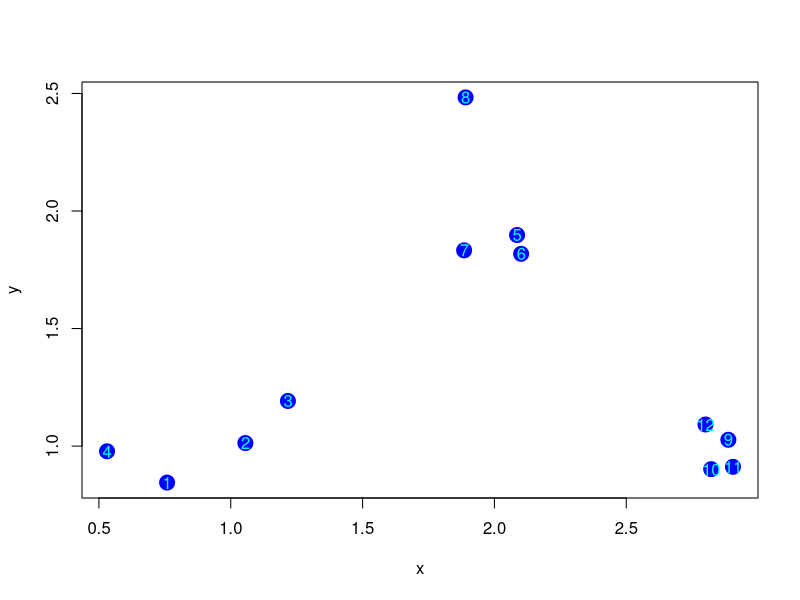
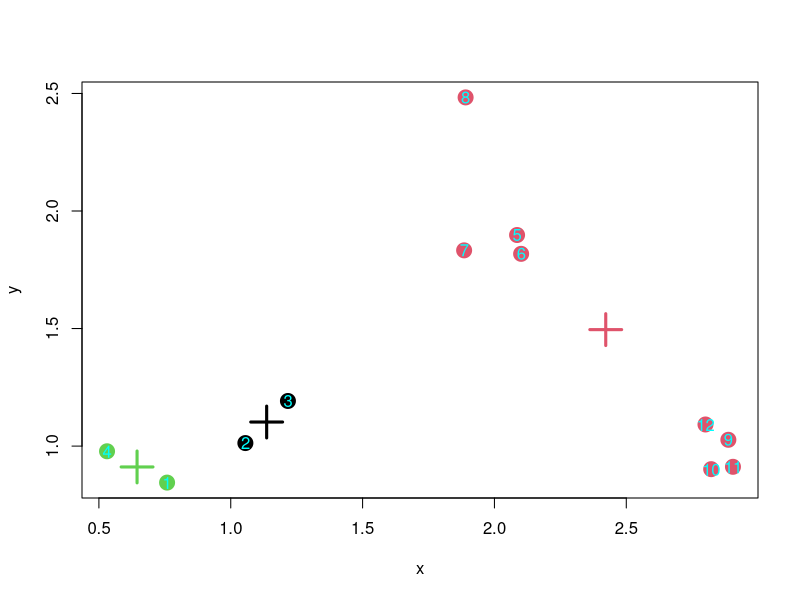
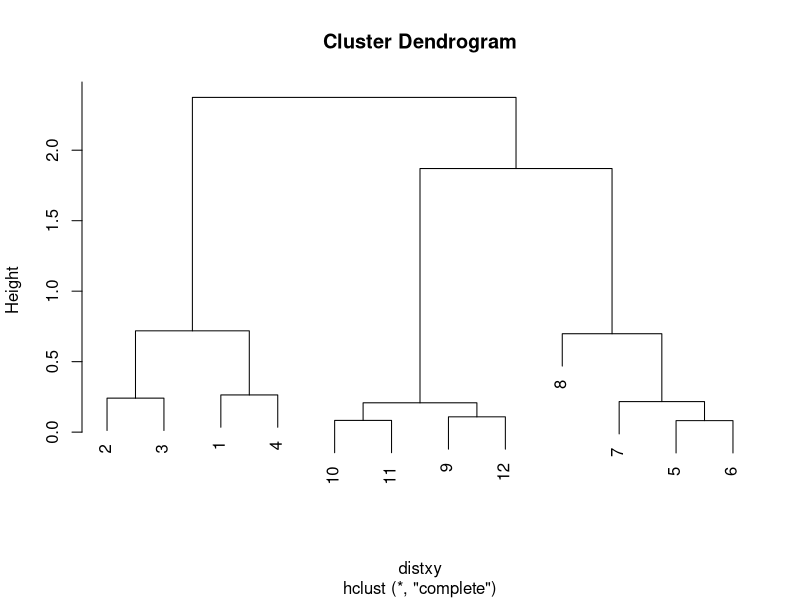

Write the R code that produced these figures, in order.
set.seed(1234)

# Data Generation
x<-rnorm(12,mean=rep(1:3,each=4),sd=0.2)
y<-rnorm(12,mean=rep(c(1,2,1),each=4),sd=0.2)

plot(x,y,col="blue",pch=19,cex=2)
text(x,y,labels=as.character(1:12),col="cyan")

df<-data.frame(x,y)

# K-Means Clustering
k <- 3

k.cluster<-kmeans(df,centers=k)
k.cluster$cluster
k.cluster$centers

plot(x,y,col=k.cluster$cluster,pch=19,cex=2)
points(k.cluster$centers,col=1:k,pch=3,cex=3,lwd=3)
text(x,y,labels=as.character(1:12),col="cyan")

# Hierarchical Clustering
distxy<-dist(df)

clusters<-hclust(distxy)
plot(clusters)